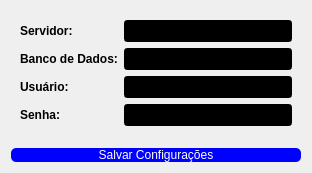
<?xml version="1.0" encoding="UTF-8"?>
<ui version="4.0">
 <class>ServerConfigDialog</class>
 <widget class="QDialog" name="ServerConfigDialog">
  <property name="geometry">
   <rect>
    <x>0</x>
    <y>0</y>
    <width>312</width>
    <height>173</height>
   </rect>
  </property>
  <property name="windowTitle">
   <string>Configuração do Servidor</string>
  </property>
  <layout class="QVBoxLayout" name="verticalLayout">
   <item>
    <widget class="QWidget" name="formLayoutWidget" native="true">
     <layout class="QFormLayout" name="formLayout">
      <item row="0" column="0">
       <widget class="QLabel" name="labelServer">
        <property name="styleSheet">
         <string notr="true">font-weight: bold;</string>
        </property>
        <property name="text">
         <string>Servidor:</string>
        </property>
       </widget>
      </item>
      <item row="0" column="1">
       <widget class="QLineEdit" name="server_entry">
        <property name="styleSheet">
         <string notr="true">font-weight: bold;
color: rgb(255, 255, 255);
background-color: rgb(0, 0, 0);
text-transform: uppercase;</string>
        </property>
       </widget>
      </item>
      <item row="1" column="0">
       <widget class="QLabel" name="labelDatabase">
        <property name="styleSheet">
         <string notr="true">font-weight: bold;</string>
        </property>
        <property name="text">
         <string>Banco de Dados:</string>
        </property>
       </widget>
      </item>
      <item row="1" column="1">
       <widget class="QLineEdit" name="database_entry">
        <property name="styleSheet">
         <string notr="true">font-weight: bold;
color: rgb(255, 255, 255);
background-color: rgb(0, 0, 0);
text-transform: uppercase;</string>
        </property>
       </widget>
      </item>
      <item row="2" column="0">
       <widget class="QLabel" name="labelUsername">
        <property name="styleSheet">
         <string notr="true">font-weight: bold;</string>
        </property>
        <property name="text">
         <string>Usuário:</string>
        </property>
       </widget>
      </item>
      <item row="2" column="1">
       <widget class="QLineEdit" name="username_entry">
        <property name="styleSheet">
         <string notr="true">font-weight: bold;
color: rgb(255, 255, 255);
background-color: rgb(0, 0, 0);
text-transform: uppercase;</string>
        </property>
       </widget>
      </item>
      <item row="3" column="0">
       <widget class="QLabel" name="labelPassword">
        <property name="styleSheet">
         <string notr="true">font-weight: bold;</string>
        </property>
        <property name="text">
         <string>Senha:</string>
        </property>
       </widget>
      </item>
      <item row="3" column="1">
       <widget class="QLineEdit" name="password_entry">
        <property name="styleSheet">
         <string notr="true">font-weight: bold;
color: rgb(255, 255, 255);
background-color: rgb(0, 0, 0);
text-transform: uppercase;</string>
        </property>
        <property name="echoMode">
         <enum>QLineEdit::Password</enum>
        </property>
       </widget>
      </item>
     </layout>
    </widget>
   </item>
   <item>
    <widget class="QPushButton" name="save_button">
     <property name="styleSheet">
      <string notr="true">background-color: blue; color: white;
border-radius: 5px;
font: 75 8pt &quot;MS Shell Dlg 2&quot;;</string>
     </property>
     <property name="text">
      <string>Salvar Configurações</string>
     </property>
    </widget>
   </item>
  </layout>
 </widget>
 <resources/>
 <connections/>
</ui>
